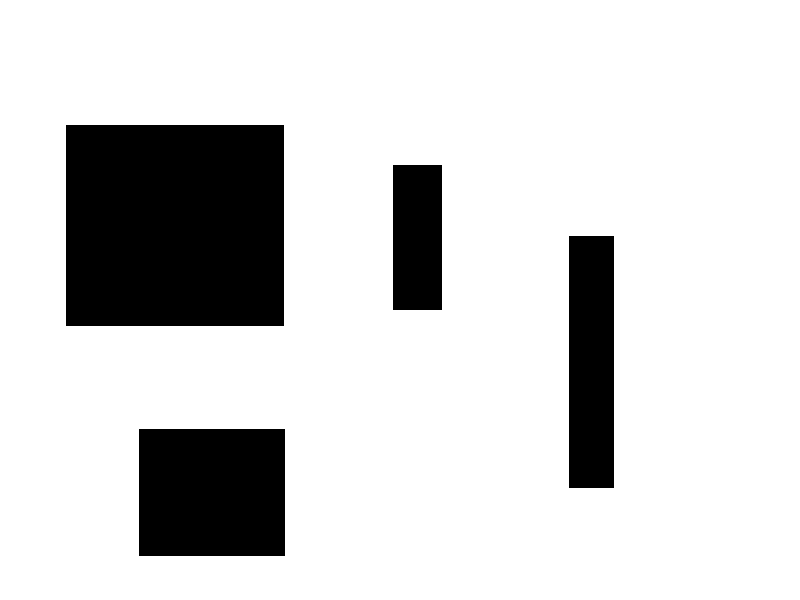
#> input picture Resources/test_black.png, 800 x 600 px, found by its file name
$ python cvTest.py
#> lines starting #> are read from the running program, lines starting #| are printed output that depends on the picture; after the words box and inside, x2 and y2 are one past the last pixel; in counts of white or black regions, pixels touching at a corner belong together
import cv2

if __name__ == "__main__":
    im = cv2.imread('test_black.png')
#> im is the input picture: shape (600, 800, 3); 83.2% white; 4 black regions, box (x1, y1, x2, y2) and area: (66, 125, 284, 326) 43818, (139, 429, 285, 556) 18542, (569, 236, 614, 488) 11340, (393, 165, 442, 310) 7105
    gray=cv2.cvtColor(im,cv2.COLOR_BGR2GRAY)
#> gray: shape (600, 800); 83.2% white; 4 black regions
    contours, hierarchy = cv2.findContours(gray,cv2.RETR_LIST,cv2.CHAIN_APPROX_SIMPLE)[-2:]
#> contours = 5 contours; box (x1, y1, x2, y2) and area: (0, 0, 800, 600) 478601, (65, 124, 285, 327) 44236, (138, 428, 286, 557) 18814, (568, 235, 615, 489) 11636, (392, 164, 443, 311) 7298
    idx =0
    for cnt in contours:
        print(cnt)
        idx += 1
        x,y,w,h = cv2.boundingRect(cnt)
        roi=im[y:y+h,x:x+w]
        cv2.imwrite(str(idx) + '.jpg', roi)
        cv2.rectangle(im,(x,y),(x+w,y+h),(200,0,0),2)
#> this loop made 5 passes
#> (x, y, w, h) on passes 1 to 4: (138, 428, 148, 129), (568, 235, 47, 254), (392, 164, 51, 147), (65, 124, 220, 203)
#> (cnt, x, y, w, h) on pass 5: ([[0, 0], [0, 599], [799, 599], [799, 0]], 0, 0, 800, 600)
#> (printed output is left out)
#> pass 1, `roi=im[y:y+h,x:x+w]`:
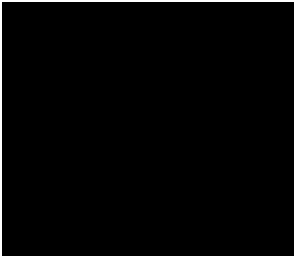
#> roi: shape (129, 148, 3) (shown 2 times larger); 2.9% white in thin lines or dots
#> pass 2, `roi=im[y:y+h,x:x+w]`:
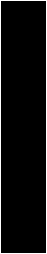
#> roi: shape (254, 47, 3); 5% white in thin lines or dots
#> pass 3, `roi=im[y:y+h,x:x+w]`:
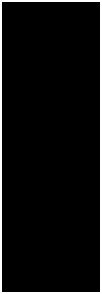
#> roi: shape (147, 51, 3) (shown 2 times larger); 5.2% white in thin lines or dots
#> after the loop:
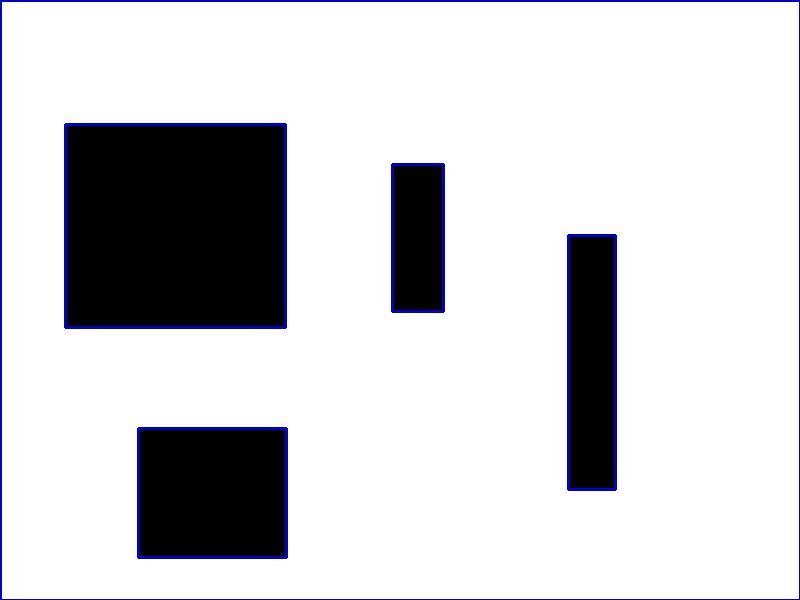
#> im: shape (600, 800, 3); 2.37% of pixels changed, all inside (x1, y1, x2, y2) = (0, 0, 800, 600)
#> after the loop, idx = 5
    cv2.imshow('img',im)
    cv2.waitKey(0)

$ run again, with Resources/test.png copied over Resources/test_black.png
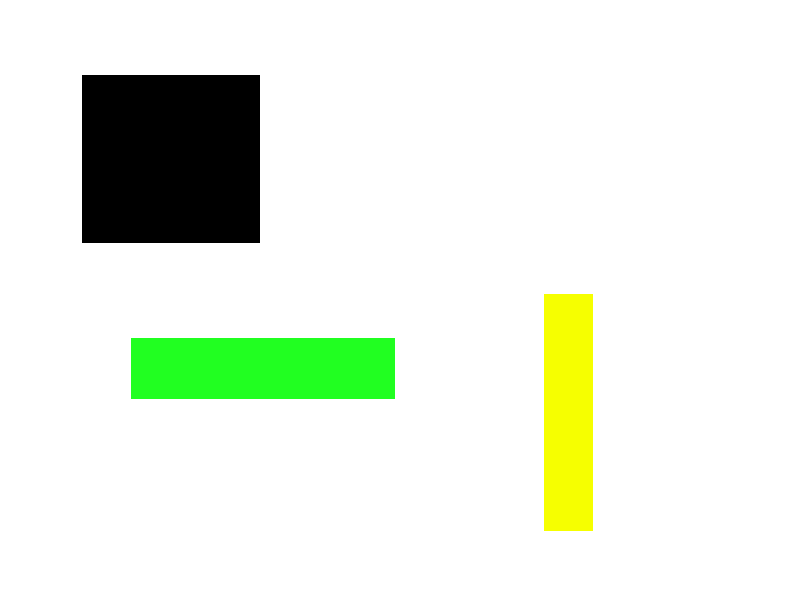
#> input picture Resources/test.png, 800 x 600 px, found by its file name
#> im is the input picture: shape (600, 800, 3); mean B, G, R 225.5, 239.1, 231.4
#> contours = 2 contours; box (x1, y1, x2, y2) and area: (0, 0, 800, 600) 478601, (81, 74, 261, 244) 30249
#> the loop `for cnt in contours:` made 2 passes
#> (idx, x, y, w, h) on pass 1: (1, 81, 74, 180, 170)
#> (printed output is left out)
#> pass 1, `roi=im[y:y+h,x:x+w]`:
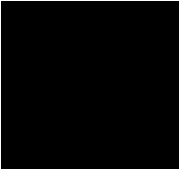
#> roi: shape (170, 180, 3); 2.3% white in thin lines or dots
#> after the loop `for cnt in contours:`:
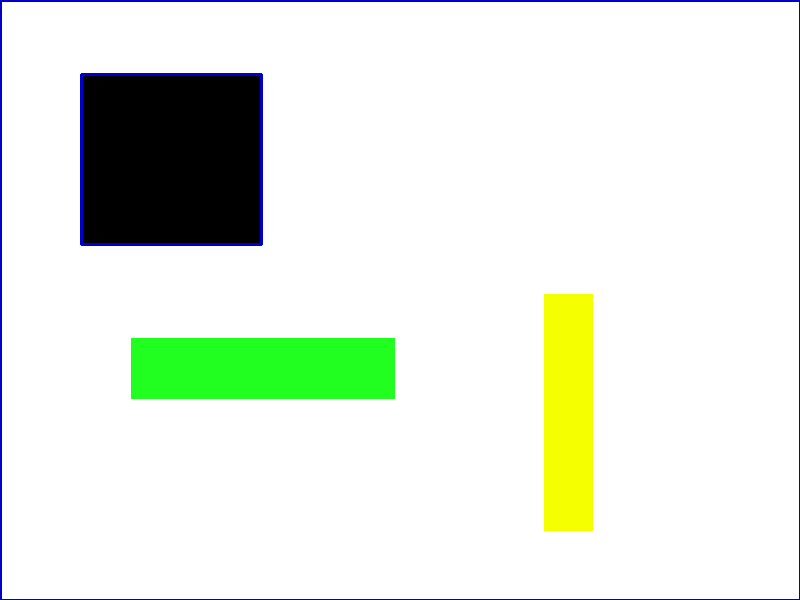
#> im: shape (600, 800, 3); 1.31% of pixels changed, all inside (x1, y1, x2, y2) = (0, 0, 800, 600)
#> after the loop `for cnt in contours:`: idx = 2
